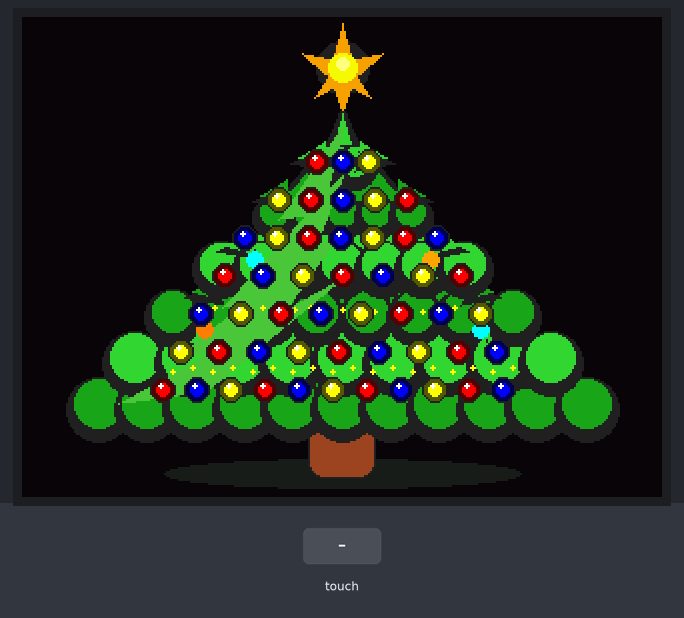
This program was run on a simulated ESP32. On the bench: 320×240 colour display. The test bench sets the inputs (shaded band). Random numbers use the default seed unless the program sets one.

Above: at 1.5 s.
1.6 s: touch panel pressed at 13 % / 10 % of its raw x / y range
At 2.0 s:
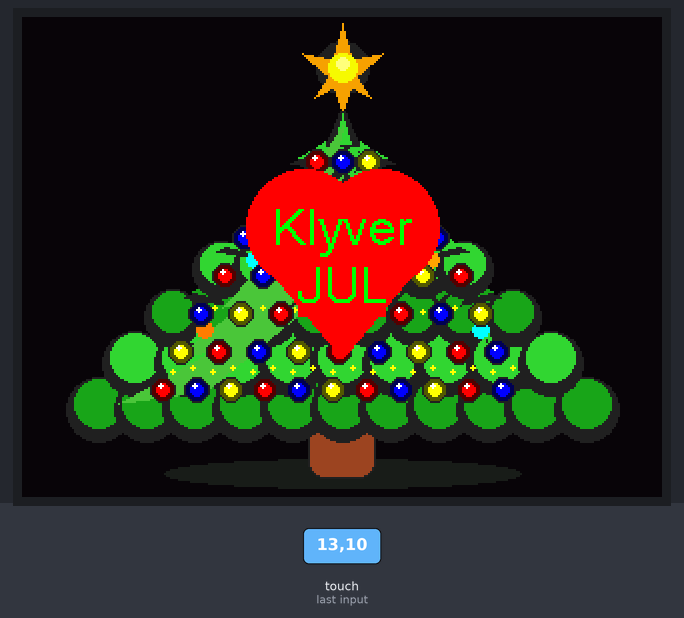
3.1 s: touch panel pressed at 38 % / 10 % of its raw x / y range
4.6 s: touch panel pressed at 62 % / 10 % of its raw x / y range
At 9.04 s:
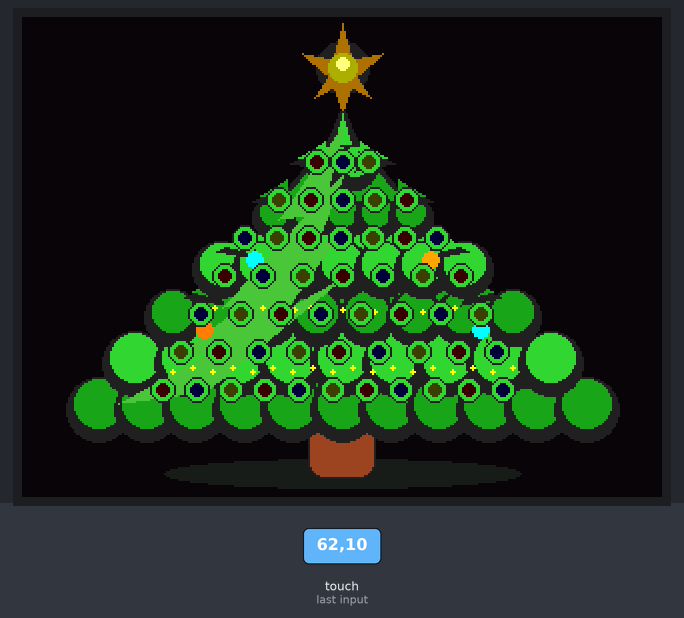
9.1 s: touch panel pressed at 87 % / 10 % of its raw x / y range
At 10.1 s:
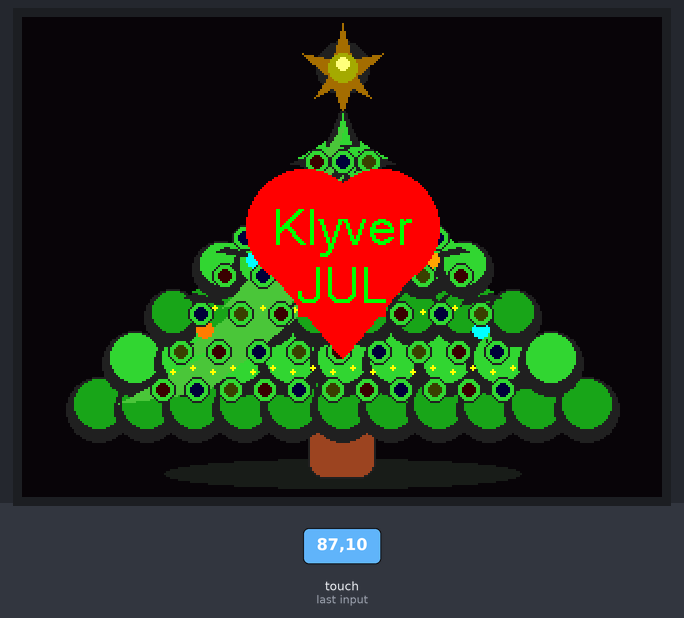
13.6 s: touch panel pressed at 13 % / 30 % of its raw x / y range
At 18.04 s:
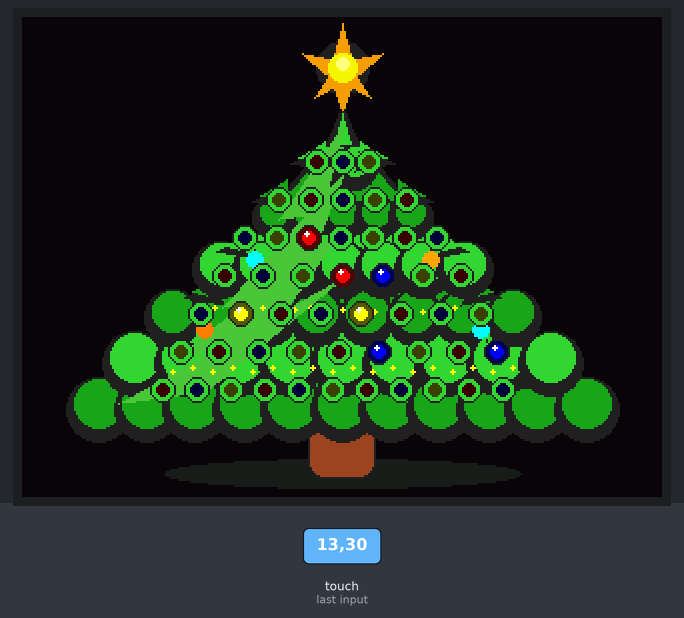
18.1 s: touch panel pressed at 38 % / 30 % of its raw x / y range
At 19.5 s:
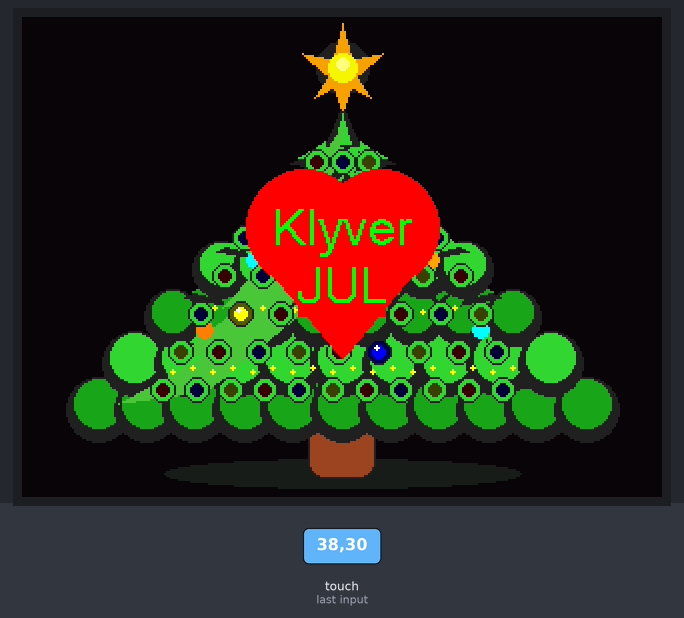
Timing chart, 0 to 21.1 s (numbered marks = the images above; inputs shaded):
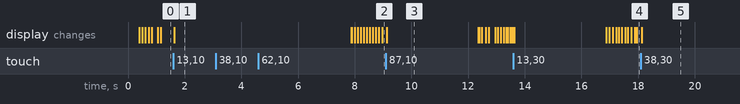

Measured:
- after the input at 3.1 s, every drawn part: stays the same
- what the display in image 3 shows lasts 3.3 s, from 9.1 s to 12.4 s

The program:

main.cpp
```cpp
#include <Arduino.h>
#include <SPI.h>
#include <TFT_eSPI.h>
#include <XPT2046_Touchscreen.h>
#include <math.h>

// ESP32-2432S028R CYD, 320 x 240 landscape. Pinout/calibration follows CYD-test.
static constexpr int W = 320, H = 240;
static constexpr int TOUCH_IRQ = 36, TOUCH_MOSI = 32, TOUCH_MISO = 39;
static constexpr int TOUCH_CLK = 25, TOUCH_CS = 33;
static constexpr int TOUCH_MIN_X = 200, TOUCH_MAX_X = 3700;
static constexpr int TOUCH_MIN_Y = 240, TOUCH_MAX_Y = 3800;
static constexpr uint16_t BG = 0x0821;
static constexpr uint16_t GREEN = 0x36A6, GREEN_DARK = 0x1D23, GREEN_LIGHT = 0x6F0A;
static constexpr uint16_t BROWN = 0x9A24, OUTLINE = 0x2104;
static constexpr uint16_t RED = 0xF800, BLUE = 0x001F, YELLOW = 0xFFE0;
static constexpr uint8_t BACKLIGHT_PIN = 21;
static constexpr uint32_t DIM_AFTER_MS = 30000, GREETING_MS = 3000;
TFT_eSPI tft;
SPIClass touchSPI(VSPI);
XPT2046_Touchscreen touch(TOUCH_CS, TOUCH_IRQ);

struct Bulb { int16_t x, y; uint16_t color; bool lit; uint32_t nextChange; };
// 50 individual lamps, distributed in seven rows across the layered branches.
Bulb bulbs[] = {
  {147,72,RED,true,0},{160,72,BLUE,true,0},{173,72,YELLOW,true,0},
  {128,91,YELLOW,true,0},{144,91,RED,true,0},{160,91,BLUE,true,0},{176,91,YELLOW,true,0},{192,91,RED,true,0},
  {111,110,BLUE,true,0},{127,110,YELLOW,true,0},{143,110,RED,true,0},{159,110,BLUE,true,0},{175,110,YELLOW,true,0},{191,110,RED,true,0},{207,110,BLUE,true,0},
  {101,129,RED,true,0},{120,129,BLUE,true,0},{140,129,YELLOW,true,0},{160,129,RED,true,0},{180,129,BLUE,true,0},{200,129,YELLOW,true,0},{219,129,RED,true,0},
  {89,148,BLUE,true,0},{109,148,YELLOW,true,0},{129,148,RED,true,0},{149,148,BLUE,true,0},{169,148,YELLOW,true,0},{189,148,RED,true,0},{209,148,BLUE,true,0},{229,148,YELLOW,true,0},
  {79,167,YELLOW,true,0},{98,167,RED,true,0},{118,167,BLUE,true,0},{138,167,YELLOW,true,0},{158,167,RED,true,0},{178,167,BLUE,true,0},{198,167,YELLOW,true,0},{218,167,RED,true,0},{237,167,BLUE,true,0},
  {70,186,RED,true,0},{87,186,BLUE,true,0},{104,186,YELLOW,true,0},{121,186,RED,true,0},{138,186,BLUE,true,0},{155,186,YELLOW,true,0},{172,186,RED,true,0},{189,186,BLUE,true,0},{206,186,YELLOW,true,0},{223,186,RED,true,0},{240,186,BLUE,true,0}
};
static constexpr size_t BULB_COUNT = sizeof(bulbs)/sizeof(bulbs[0]);
uint32_t bootAt=0, greetingUntil=0;
bool dimmed=false, greetingVisible=false;

uint16_t scale565(uint16_t c,uint8_t a) {
  uint16_t r=((c>>11)&31)*a/255, g=((c>>5)&63)*a/255, b=(c&31)*a/255;
  return (r<<11)|(g<<5)|b;
}

void drawBulb(size_t i) {
  const Bulb &b=bulbs[i];
  // Keep animation local to each lamp so the static tree never flickers.
  tft.fillCircle(b.x,b.y,6,GREEN);
  tft.drawCircle(b.x,b.y,6,OUTLINE);
  if(b.lit) {
    tft.fillCircle(b.x,b.y,5,scale565(b.color,90));
    tft.fillCircle(b.x,b.y,3,b.color);
    tft.fillCircle(b.x-1,b.y-2,1,TFT_WHITE);
  } else {
    tft.fillCircle(b.x,b.y,3,scale565(b.color,65));
  }
}

void drawStar(uint8_t brightness) {
  const uint16_t face=scale565(YELLOW,brightness), edge=scale565(0xFD20,brightness);
  const int cx=160,cy=25;
  tft.fillRect(cx-21,cy-22,42,44,BG);
  tft.fillCircle(cx,cy,13,OUTLINE);
  tft.fillTriangle(cx,cy-22,cx-5,cy-4,cx+5,cy-4,edge);
  tft.fillTriangle(cx,cy+21,cx-6,cy+3,cx+6,cy+3,edge);
  tft.fillTriangle(cx-20,cy-7,cx-4,cy-4,cx-7,cy+4,edge);
  tft.fillTriangle(cx+20,cy-7,cx+4,cy-4,cx+7,cy+4,edge);
  tft.fillTriangle(cx-14,cy+15,cx-5,cy+1,cx-2,cy+8,edge);
  tft.fillTriangle(cx+14,cy+15,cx+5,cy+1,cx+2,cy+8,edge);
  tft.fillCircle(cx,cy,7,face);
  tft.fillCircle(cx,cy-2,3,0xFFEF);
}

// A bough is a broad, dark-edged skirt with rounded, jagged branch tips.
void drawBough(int16_t tipY,int16_t leftX,int16_t baseY,int16_t rightX,
               uint16_t leaf,size_t lobes) {
  tft.fillTriangle(160,tipY,leftX,baseY-5,rightX,baseY-5,OUTLINE);
  tft.fillTriangle(160,tipY+5,leftX+7,baseY-10,rightX-7,baseY-10,leaf);
  const int16_t span=rightX-leftX;
  for(size_t n=0;n<lobes;++n) {
    int16_t x=leftX+8+(int32_t)(span-16)*n/(lobes-1);
    int16_t r=(span>190)?16:((span>130)?14:11);
    tft.fillCircle(x,baseY-7,r,OUTLINE);
    tft.fillCircle(x,baseY-10,r-4,leaf);
  }
  // Short side boughs create the stepped, feathery silhouette from the reference.
  for(int side=-1;side<=1;side+=2) {
    int16_t y=tipY+(baseY-tipY)*2/3;
    int16_t x=160+side*(rightX-160)*2/3;
    tft.fillTriangle(x,y-7,x+side*17,y+4,x-side*3,y+8,OUTLINE);
    tft.fillTriangle(x,y-7,x+side*13,y+1,x-side*2,y+5,leaf);
  }
}

void drawScene() {
  tft.fillScreen(BG);
  // Shadow and trunk.
  tft.fillEllipse(160,228,89,7,0x18E3);
  tft.fillRoundRect(143,185,34,46,8,BROWN);
  tft.drawRoundRect(143,185,34,46,8,OUTLINE);
  tft.fillTriangle(146,193,160,200,174,193,0xC348);

  // Five overlapping, flared evergreen skirts, drawn from the bottom upwards.
  drawBough(133,30,203,290,GREEN_DARK,11);
  drawBough(114,48,180,272,GREEN,9);
  drawBough(94,67,157,253,GREEN_DARK,8);
  drawBough(74,91,133,229,GREEN,7);
  drawBough(52,118,107,202,GREEN_DARK,5);
  drawBough(43,146,82,174,GREEN,3);

  // Layered highlights on the foliage.
  tft.fillTriangle(160,54,128,101,149,98,0x4E27);
  tft.fillTriangle(160,78,100,145,137,137,0x4E27);
  tft.fillTriangle(160,105,76,170,119,163,0x4E27);
  tft.fillTriangle(160,130,48,193,91,187,0x4E27);
  // Small gold garland dots and candy decorations echo the supplied illustration.
  for(int x=96;x<=224;x+=8) tft.fillCircle(x,145+(x%3),1,0xFFE0);
  for(int x=75;x<=245;x+=10) tft.fillCircle(x,174+(x%4),1,0xFFE0);
  tft.fillCircle(116,121,4,0x07FF); tft.fillCircle(204,121,4,0xFD20);
  tft.fillCircle(91,156,4,0xFBE0); tft.fillCircle(229,156,4,0x07FF);

  drawStar(255);
  for(size_t i=0;i<BULB_COUNT;++i) drawBulb(i);
}

void drawGreeting() {
  const int cx=160,cy=117;
  tft.fillCircle(cx-19,cy-12,29,RED);
  tft.fillCircle(cx+19,cy-12,29,RED);
  tft.fillTriangle(cx-47,cy-4,cx+47,cy-4,cx,cy+53,RED);
  tft.setTextDatum(MC_DATUM);
  tft.setTextColor(TFT_GREEN,RED);
  tft.drawString("Klyver",cx,cy-9,4);
  tft.drawString("JUL",cx,cy+20,4);
}
bool readTap() {
  static bool wasDown=false;
  bool down=touch.tirqTouched()&&touch.touched();
  if(!down){wasDown=false;return false;}
  if(wasDown)return false;
  wasDown=true;delay(12);
  TS_Point p=touch.getPoint();
  return p.z>=200;
}
uint8_t starBrightness(uint32_t now){return(uint8_t)(150+(sin(now/900.0f)+1.0f)*52.0f);}

void setup() {
  pinMode(BACKLIGHT_PIN,OUTPUT);analogWrite(BACKLIGHT_PIN,255);
  tft.init();tft.setRotation(1);
  touchSPI.begin(TOUCH_CLK,TOUCH_MISO,TOUCH_MOSI,TOUCH_CS);
  touch.begin(touchSPI);touch.setRotation(1);
  randomSeed(esp_random());bootAt=millis();
  for(size_t i=0;i<BULB_COUNT;++i)bulbs[i].nextChange=bootAt+random(2000,6001);
  drawScene();
}
void loop() {
  const uint32_t now=millis();
  if(readTap()) {
    if(dimmed){dimmed=false;analogWrite(BACKLIGHT_PIN,255);bootAt=now;}
    else{greetingVisible=true;greetingUntil=now+GREETING_MS;drawGreeting();}
  }
  if(!dimmed&&!greetingVisible&&now-bootAt>=DIM_AFTER_MS){dimmed=true;analogWrite(BACKLIGHT_PIN,77);}
  if(greetingVisible&&(int32_t)(now-greetingUntil)>=0) {
    greetingVisible=false;drawScene();
  }
  if(!greetingVisible) {
    for(size_t i=0;i<BULB_COUNT;++i) if((int32_t)(now-bulbs[i].nextChange)>=0) {
      bulbs[i].lit=!bulbs[i].lit;bulbs[i].nextChange=now+random(2000,6001);drawBulb(i);
    }
    static uint32_t lastStar=0;
    if(now-lastStar>=100){drawStar(starBrightness(now));lastStar=now;}
  }
  delay(10);
}
```
